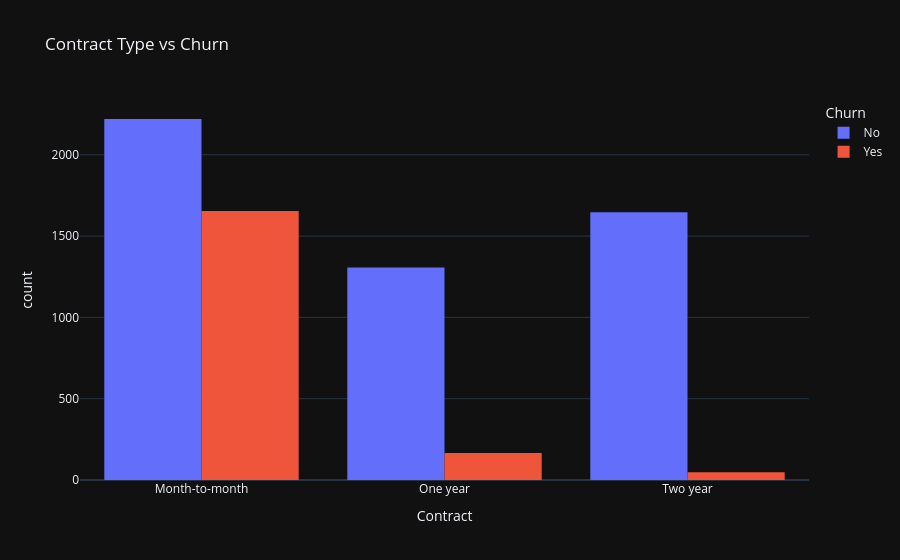

The notebook cell this image was saved under:
### Code cell
# Contract vs Churn
fig=px.histogram(df,
                x='Contract',
                color='Churn',
                barmode='group',
                title='Contract Type vs Churn'
                  )
fig.show()

### Figure 1 — Plotly figure (JSON) as saved in the notebook; plotly's stock layout.template omitted (floating-point values rounded to 4 significant figures; data arrays with more than 128 entries replaced by an {"elided": "..."} marker saying what was removed)
{"data": [{"alignmentgroup": "True", "bingroup": "x", "hovertemplate": "Churn=No<br>Contract=%{x}<br>count=%{y}<extra></extra>", "legendgroup": "No", "marker": {"color": "#636efa", "pattern": {"shape": ""}}, "name": "No", "offsetgroup": "No", "orientation": "v", "showlegend": true, "type": "histogram", "x": {"elided": "5174 str values"}, "xaxis": "x", "yaxis": "y"}, {"alignmentgroup": "True", "bingroup": "x", "hovertemplate": "Churn=Yes<br>Contract=%{x}<br>count=%{y}<extra></extra>", "legendgroup": "Yes", "marker": {"color": "#EF553B", "pattern": {"shape": ""}}, "name": "Yes", "offsetgroup": "Yes", "orientation": "v", "showlegend": true, "type": "histogram", "x": {"elided": "1869 str values"}, "xaxis": "x", "yaxis": "y"}], "layout": {"barmode": "group", "legend": {"title": {"text": "Churn"}, "tracegroupgap": 0}, "title": {"text": "Contract Type vs Churn"}, "xaxis": {"anchor": "y", "domain": [0, 1], "title": {"text": "Contract"}}, "yaxis": {"anchor": "x", "domain": [0, 1], "title": {"text": "count"}}}}
